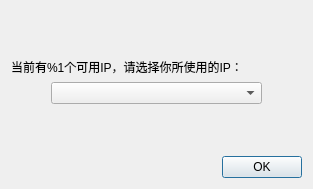
<?xml version="1.0" encoding="UTF-8"?>
<ui version="4.0">
 <class>IpSelect</class>
 <widget class="QDialog" name="IpSelect">
  <property name="geometry">
   <rect>
    <x>0</x>
    <y>0</y>
    <width>313</width>
    <height>189</height>
   </rect>
  </property>
  <property name="windowTitle">
   <string>选择IP</string>
  </property>
  <layout class="QVBoxLayout" name="verticalLayout">
   <item>
    <spacer name="verticalSpacer_2">
     <property name="orientation">
      <enum>Qt::Vertical</enum>
     </property>
     <property name="sizeHint" stdset="0">
      <size>
       <width>20</width>
       <height>40</height>
      </size>
     </property>
    </spacer>
   </item>
   <item>
    <widget class="QLabel" name="tip">
     <property name="text">
      <string>当前有%1个可用IP，请选择你所使用的IP：</string>
     </property>
    </widget>
   </item>
   <item>
    <layout class="QHBoxLayout" name="horizontalLayout">
     <item>
      <spacer name="horizontalSpacer">
       <property name="orientation">
        <enum>Qt::Horizontal</enum>
       </property>
       <property name="sizeType">
        <enum>QSizePolicy::Preferred</enum>
       </property>
       <property name="sizeHint" stdset="0">
        <size>
         <width>40</width>
         <height>20</height>
        </size>
       </property>
      </spacer>
     </item>
     <item>
      <widget class="QComboBox" name="ipSelect">
       <property name="minimumSize">
        <size>
         <width>100</width>
         <height>0</height>
        </size>
       </property>
      </widget>
     </item>
     <item>
      <spacer name="horizontalSpacer_2">
       <property name="orientation">
        <enum>Qt::Horizontal</enum>
       </property>
       <property name="sizeType">
        <enum>QSizePolicy::Preferred</enum>
       </property>
       <property name="sizeHint" stdset="0">
        <size>
         <width>40</width>
         <height>20</height>
        </size>
       </property>
      </spacer>
     </item>
    </layout>
   </item>
   <item>
    <spacer name="verticalSpacer">
     <property name="orientation">
      <enum>Qt::Vertical</enum>
     </property>
     <property name="sizeHint" stdset="0">
      <size>
       <width>20</width>
       <height>40</height>
      </size>
     </property>
    </spacer>
   </item>
   <item>
    <widget class="QDialogButtonBox" name="buttonBox">
     <property name="orientation">
      <enum>Qt::Horizontal</enum>
     </property>
     <property name="standardButtons">
      <set>QDialogButtonBox::Ok</set>
     </property>
    </widget>
   </item>
  </layout>
 </widget>
 <resources/>
 <connections>
  <connection>
   <sender>buttonBox</sender>
   <signal>accepted()</signal>
   <receiver>IpSelect</receiver>
   <slot>accept()</slot>
   <hints>
    <hint type="sourcelabel">
     <x>248</x>
     <y>254</y>
    </hint>
    <hint type="destinationlabel">
     <x>157</x>
     <y>274</y>
    </hint>
   </hints>
  </connection>
  <connection>
   <sender>buttonBox</sender>
   <signal>rejected()</signal>
   <receiver>IpSelect</receiver>
   <slot>reject()</slot>
   <hints>
    <hint type="sourcelabel">
     <x>316</x>
     <y>260</y>
    </hint>
    <hint type="destinationlabel">
     <x>286</x>
     <y>274</y>
    </hint>
   </hints>
  </connection>
 </connections>
</ui>
